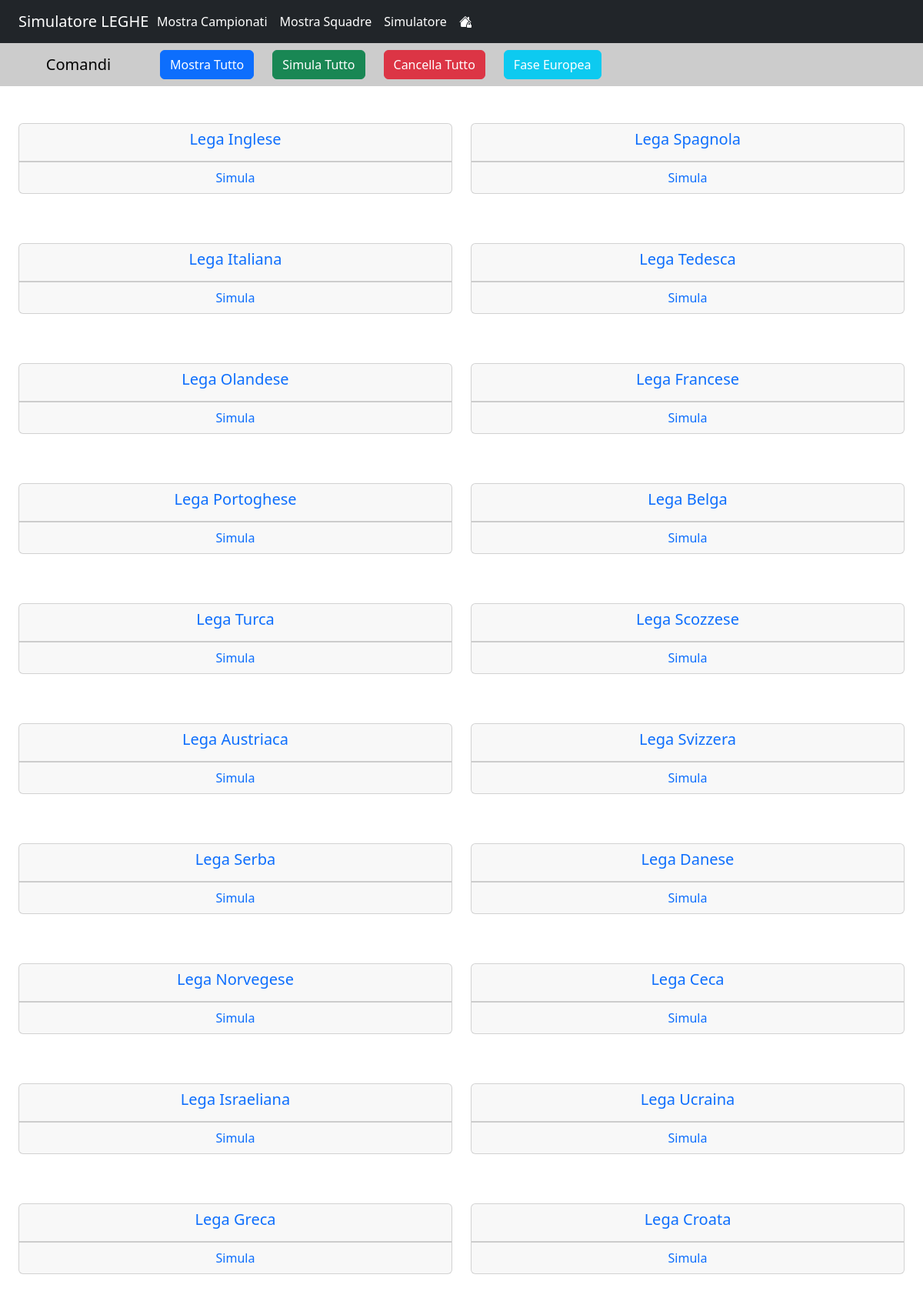
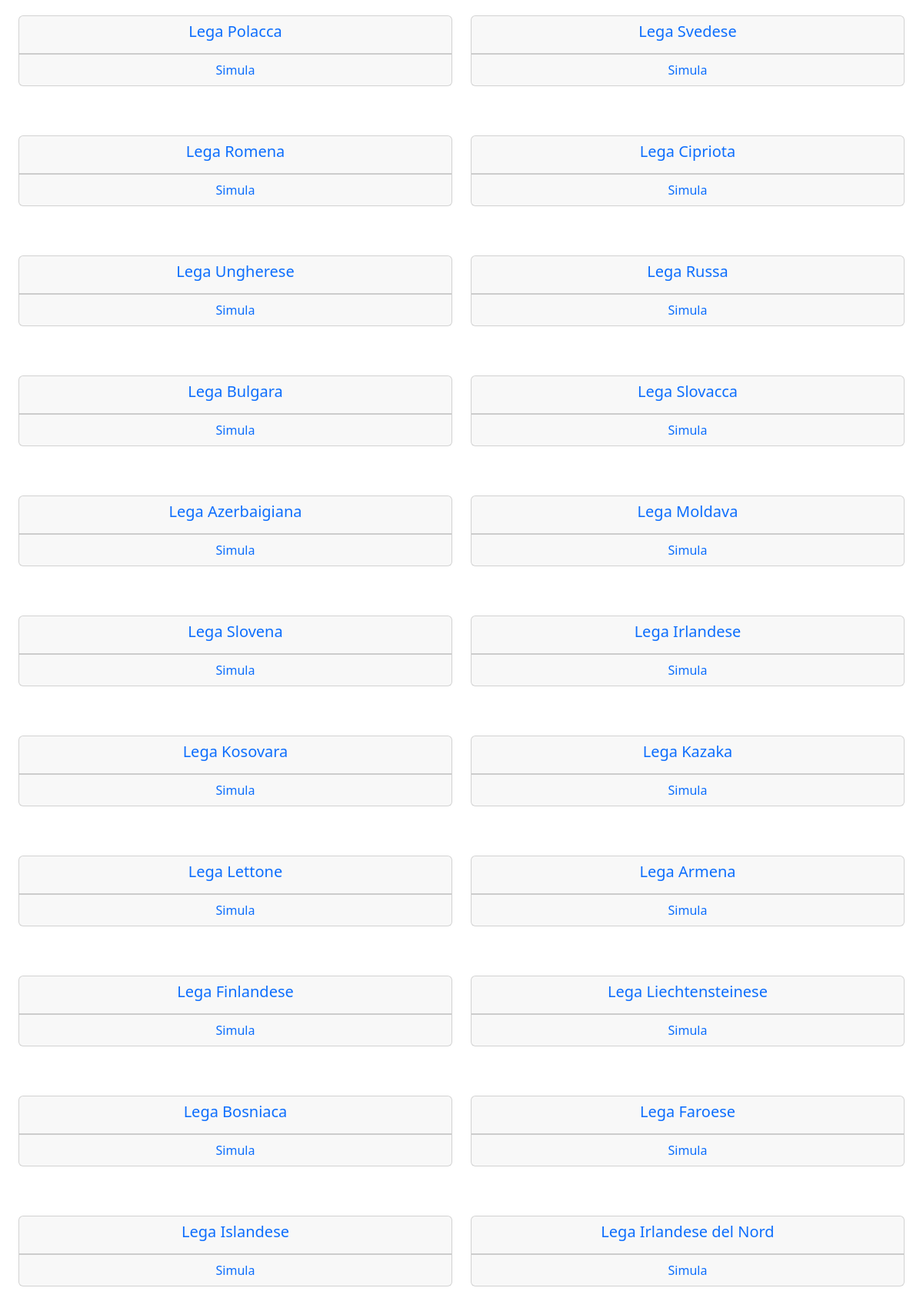
Screenshot of /simulatore.php (upper part) with the database file from the repository (2 pictures, top to bottom).
### tables this page shows
CREATE TABLE IF NOT EXISTS campionato (
    ID INT PRIMARY KEY NOT NULL,
    Nome VARCHAR(255) NOT NULL,
    Partecipanti INT NOT NULL
);

### simulatore.php (the view, shortened to what this page needs)
<!DOCTYPE html>
<html lang="en">
<head>
</head>
<body>
    <?php include("conn.php");
    include("stats.php"); ?>
    <div class="container-fluid mt-5">
        <div class="row">
            <?php
            $sql = "SELECT * FROM campionato order by ID asc";
            $result = mysqli_query($conn, $sql);
            $num_rows = mysqli_num_rows($result);
            $i = 0;
            $k = 1;
            while ($row = mysqli_fetch_assoc($result)) {
                echo "<div class='col-lg-6 mb-3'>";
                echo "<div class='card' id='card".$k++."'>";
                echo "<div class='card-header text-center' id='cardhf'><h5 class='card-title'><a class='link-underline link-underline-opacity-0' href='dettagli.php?O=DESC&Tipo=PtTOT&ID=" . $row['ID'] . "'>" . $row['Nome'] . "</a></h5></div>";
                echo "<div class='card-footer text-center' id='cardhf'><a class='link-underline link-underline-opacity-0' href='simula.php?ID=" . $row['ID'] . "'>Simula</a></div>";
                echo "</div>";
                echo "</div>";
                if ($num_rows > 3 && ($i + 1) % 2 == 0) {
                    echo "</div>";
                    echo "<div class='row mt-5'>";
                }
                $i++;
            }
            ?>
        </div>
    </div>
</body>
</html>

### CSS/style.css (style rules this page uses)
#brand { text-align: center !important; width: 15% !important; padding-left:2% }
#brand2 { text-align: center !important; width: 15% !important; color: black !important; padding-left:2% }
#nav2 { background-color: rgb(204,204,204); }
.nav-item a { color: #fff !important; }
.row { margin-right: 0px !important; margin-left: 0px !important; }

### rows the page displays
campionato: Nome "Lega Inglese"
campionato: Nome "Lega Spagnola"
campionato: Nome "Lega Italiana"
campionato: Nome "Lega Tedesca"
campionato: Nome "Lega Olandese"
campionato: Nome "Lega Francese"
campionato: Nome "Lega Portoghese"
campionato: Nome "Lega Belga"
campionato: Nome "Lega Turca"
campionato: Nome "Lega Scozzese"
campionato: Nome "Lega Austriaca"
campionato: Nome "Lega Svizzera"
campionato: Nome "Lega Serba"
campionato: Nome "Lega Danese"
campionato: Nome "Lega Norvegese"
campionato: Nome "Lega Ceca"
campionato: Nome "Lega Israeliana"
campionato: Nome "Lega Ucraina"
campionato: Nome "Lega Greca"
campionato: Nome "Lega Croata"
campionato: Nome "Lega Polacca"
campionato: Nome "Lega Svedese"
campionato: Nome "Lega Romena"
campionato: Nome "Lega Cipriota"
campionato: Nome "Lega Ungherese"
campionato: Nome "Lega Russa"
campionato: Nome "Lega Bulgara"
campionato: Nome "Lega Slovacca"
campionato: Nome "Lega Azerbaigiana"
campionato: Nome "Lega Moldava"
campionato: Nome "Lega Slovena"
campionato: Nome "Lega Irlandese"
campionato: Nome "Lega Kosovara"
campionato: Nome "Lega Kazaka"
campionato: Nome "Lega Lettone"
campionato: Nome "Lega Armena"
campionato: Nome "Lega Finlandese"
campionato: Nome "Lega Liechtensteinese"
campionato: Nome "Lega Bosniaca"
campionato: Nome "Lega Faroese"
campionato: Nome "Lega Islandese"
campionato: Nome "Lega Irlandese del Nord"
